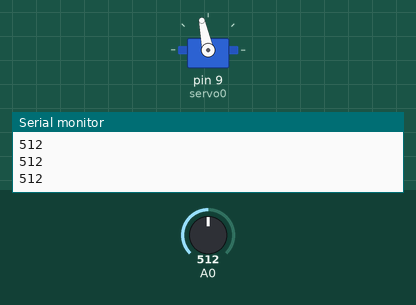
Bench run of a sketch on a simulated Arduino Uno, built with avr-gcc and run on an emulated ATmega328P. Parts: servo, the last lines printed to the serial monitor. The test bench sets the inputs (shaded band); at power-on: A0 = 512.

Above: at 1.2 s.
1.3 s: A0 set to 716
At 1.8 s:
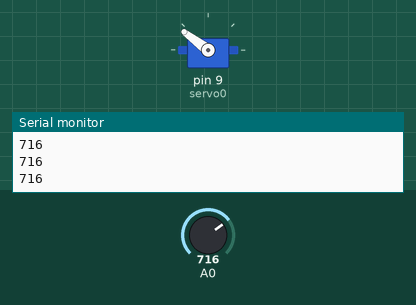
2.8 s: A0 set to 900
At 3.4 s:
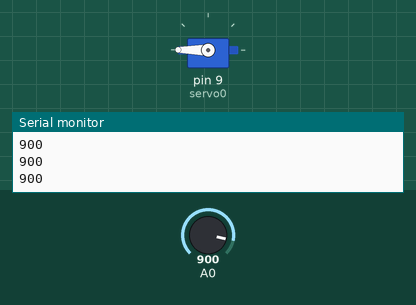
4.3 s: A0 set to 306
At 4.9 s:
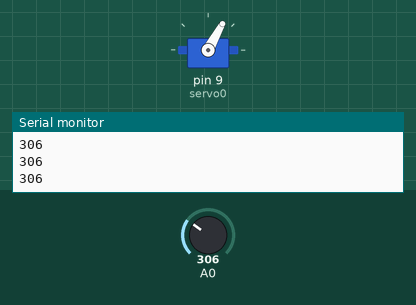
5.8 s: A0 set to 122
At 6.5 s:
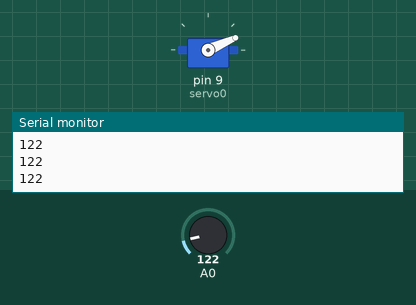
7.3 s: A0 set to 0
At 8.5 s:
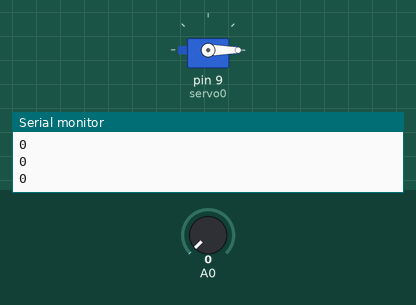
8.8 s: A0 set to 511
At 10.0 s:
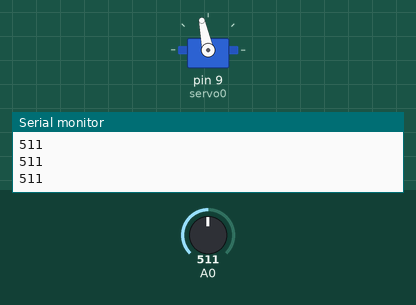
Timing chart, 0 to 11.3 s (numbered marks = the images above; inputs shaded):
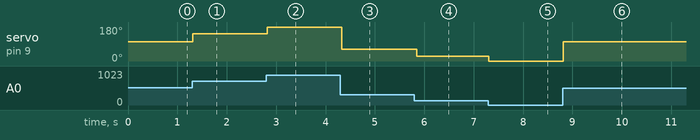

The sketch:

LAB_20200309_0_ServoTestWithVR.ino
```cpp
//For LAB_20200309_0 Use VR to test servo
//================
//MAR 9 2020 T.I. created this file

#include <Servo.h>

#define ZEROPOSITION 540  //micro seconds, 0 degree
#define ENDPOSITION 2500  //micro seconds, 180 degree
#define ADCVAL_MAXI 900   //0~900   180DGREE  5adc per degree
#define ADC_PER_DEGREE (ADCVAL_MAXI/180) //0~900   180DGREE  5adc per degree

Servo servo0;


int ADCVal = 0 ;
int servoDegree=0;

void setup() {
  // put your setup code here, to run once:

    Serial.setTimeout(50);
    Serial.begin(9600);
    servo0.attach(9, ZEROPOSITION, ENDPOSITION);
}

void loop() {

  // put your main code here, to run repeatedly:
  ADCVal=analogRead(A0);
  Serial.println(ADCVal);

  if(ADCVAL_MAXI<=ADCVal)
  {
    ADCVal=ADCVAL_MAXI;
  }

  servoDegree=ADCVal/ADC_PER_DEGREE;
  servo0.write(servoDegree);
  delay(50);

}
```

Measured:
- after the input at 1.3 s, servo on pin 9 (servo0): 102° → 143° at once
- after the input at 2.8 s, servo on pin 9 (servo0): 143° → 180° at once
- after the input at 4.3 s, servo on pin 9 (servo0): 180° → 61° at once
- after the input at 5.8 s, servo on pin 9 (servo0): 61° → 24° at once
- after the input at 7.3 s, servo on pin 9 (servo0): 24° → 0° at once
- after the input at 8.8 s, servo on pin 9 (servo0): 0° → 102° at once
